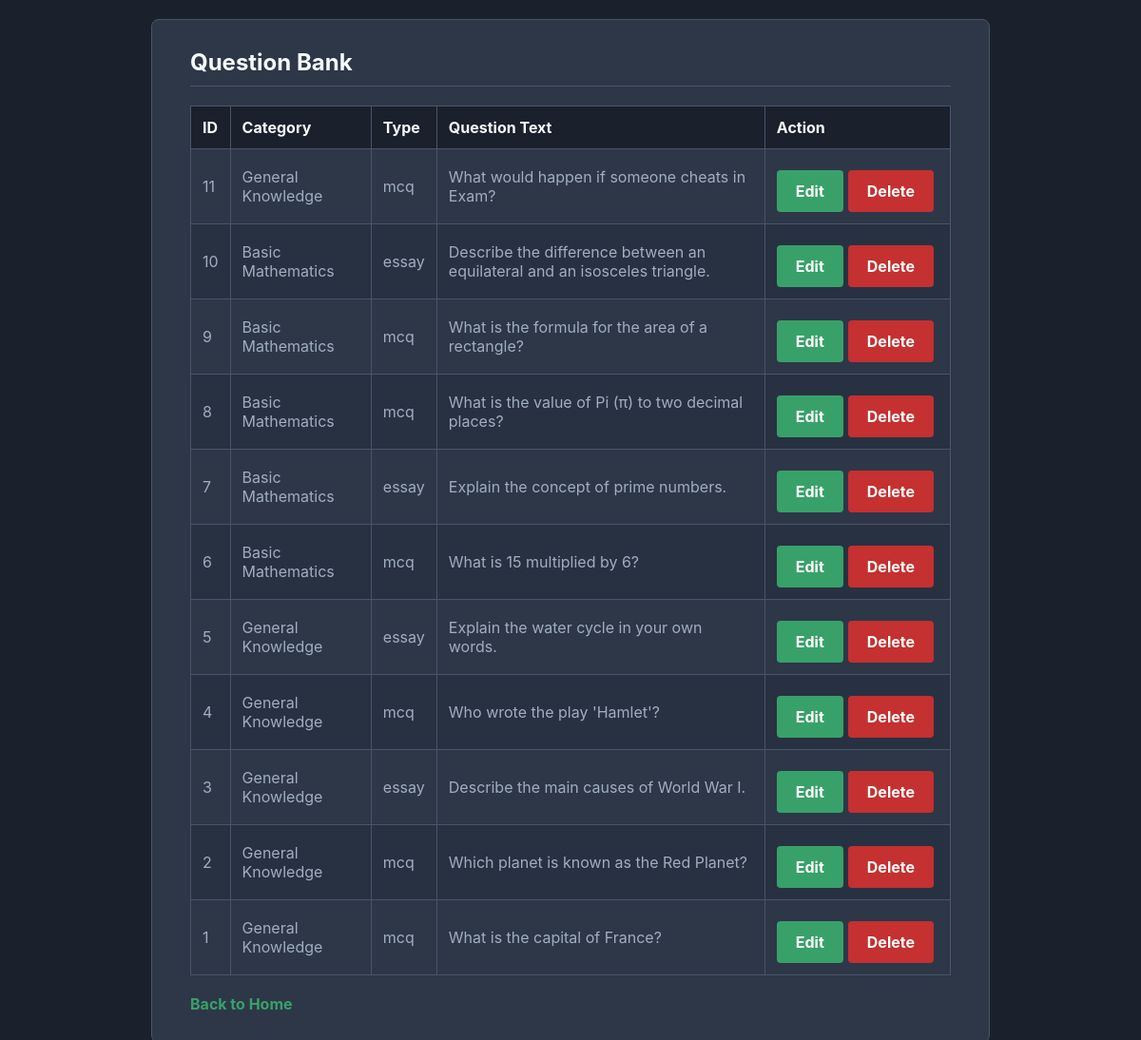
Screenshot of /View/QuestionList.php (signed in) with the database file from the repository.
### tables this page shows
CREATE TABLE `questions` (
  `question_id` int(11) NOT NULL,
  `category_id` int(11) NOT NULL,
  `question_type` enum('mcq','essay','true_false') NOT NULL,
  `question_text` text NOT NULL
);

CREATE TABLE `categories` (
  `category_id` int(11) NOT NULL,
  `category_name` varchar(255) NOT NULL
);

### Model/questionModel.php (called while the page is built, shortened)
<?php
function fetchAllQuestions() {
    $con = getConnection();
    $sql = "SELECT q.*, c.category_name
            FROM questions q
            JOIN categories c ON q.category_id = c.category_id
            ORDER BY q.question_id DESC";
    $result = mysqli_query($con, $sql);
    $questions = [];
    while ($row = mysqli_fetch_assoc($result)) {
        $questions[] = $row;
    }
    return $questions;
}
?>

### Controller/QuestionController.php (called while the page is built, shortened)
<?php
require_once("../Model/questionModel.php");
function getAllQuestions(){
    return fetchAllQuestions();
}
?>

### View/QuestionList.php (the view, shortened to what this page needs)
<?php
require_once("../Controller/QuestionController.php");
$questions = getAllQuestions();
?>
<!DOCTYPE html>
<html>
<head>
    <link rel="stylesheet" href="../css/style.css">
</head>
<body>
    <div class="container">
        <h2>Question Bank</h2>
         <table>
         <thead>
            <tr>
          <th>ID</th>
         <th>Category</th>
       <th>Type</th>
       <th>Question Text</th>
        <th>Action</th>
        </tr>
     </thead>
        <tbody>
                <?php foreach ($questions as $q):
                 ?> <tr>
           <td><?= $q['question_id'] ?></td>
                <td><?=htmlspecialchars($q['category_name']) ?></td>
                 <td><?=htmlspecialchars($q['question_type']) ?></td>
              <td><?=htmlspecialchars($q['question_text']) ?></td>
                    <td>
                        <div class="action-buttons">
                  <a href="EditQuestion.php?id=<?= $q['question_id'] ?>" class="btn">Edit</a>
                  <a href="../Controller/QuestionController.php?delete=<?= $q['question_id'] ?>" onclick="return confirm('Are you sure?')" class="btn btn-delete">Delete</a>
        </div>
       </td>
    </tr>
     <?php endforeach;
     ?>
      </tbody>
     </table>
     <br>
        <a href="Home.php">Back to Home</a>
    </div>
</body>
</html>

### css/style.css (style rules this page uses)
body { font-family: -apple-system, BlinkMacSystemFont,"Segoe UI",Roboto,"Helvetica Neue",Arial,sans-serif; background-color: #1a202c; color: #a0aec0; margin: 0; padding: 20px; }
.container { background-color: #2d3748; padding: 30px 40px; border-radius: 8px; border:1px solid #4a5568; width:800px; margin-left: auto; margin-right: auto; }
h2, h3 { color: #f7fafc; border-bottom: 1px solid #4a5568; padding-bottom:10px; margin-top:0; }
a { color: #38a169; text-decoration: none; font-weight:bold; }
.btn, form input[type="submit"] { background-color: #38a169; color: #ffffff; padding: 12px 20px; border: none; border-radius:4px; cursor: pointer; font-size: 16px; font-weight: bold; display: inline-block; text-align: center; margin-top: 10px; }
.btn-delete { background-color:#c53030; }
table { width: 100%; border-collapse: collapse; margin-top: 20px; }
table th, table td { padding: 12px; border: 1px solid #4a5568; text-align: left; }
table thead { background-color: #1a202c; color: #f7fafc; font-weight: bold; }
table tbody tr:nth-child(even) { background-color: #283141; }
.action-buttons { display: flex; }
.action-buttons .btn { margin-right: 5px; }

### rows the page displays
questions: question_id "11", category.category_name "General Knowledge", question_type "mcq", question_text "What would happen if someone cheats in Exam?"
questions: question_id "10", category.category_name "Basic Mathematics", question_type "essay", question_text "Describe the difference between an equilateral and an isosceles triangle."
questions: question_id "9", category.category_name "Basic Mathematics", question_type "mcq", question_text "What is the formula for the area of a rectangle?"
questions: question_id "8", category.category_name "Basic Mathematics", question_type "mcq", question_text "What is the value of Pi (π) to two decimal places?"
questions: question_id "7", category.category_name "Basic Mathematics", question_type "essay", question_text "Explain the concept of prime numbers."
questions: question_id "6", category.category_name "Basic Mathematics", question_type "mcq", question_text "What is 15 multiplied by 6?"
questions: question_id "5", category.category_name "General Knowledge", question_type "essay", question_text "Explain the water cycle in your own words."
questions: question_id "4", category.category_name "General Knowledge", question_type "mcq", question_text "Who wrote the play 'Hamlet'?"
questions: question_id "3", category.category_name "General Knowledge", question_type "essay", question_text "Describe the main causes of World War I."
questions: question_id "2", category.category_name "General Knowledge", question_type "mcq", question_text "Which planet is known as the Red Planet?"
questions: question_id "1", category.category_name "General Knowledge", question_type "mcq", question_text "What is the capital of France?"
